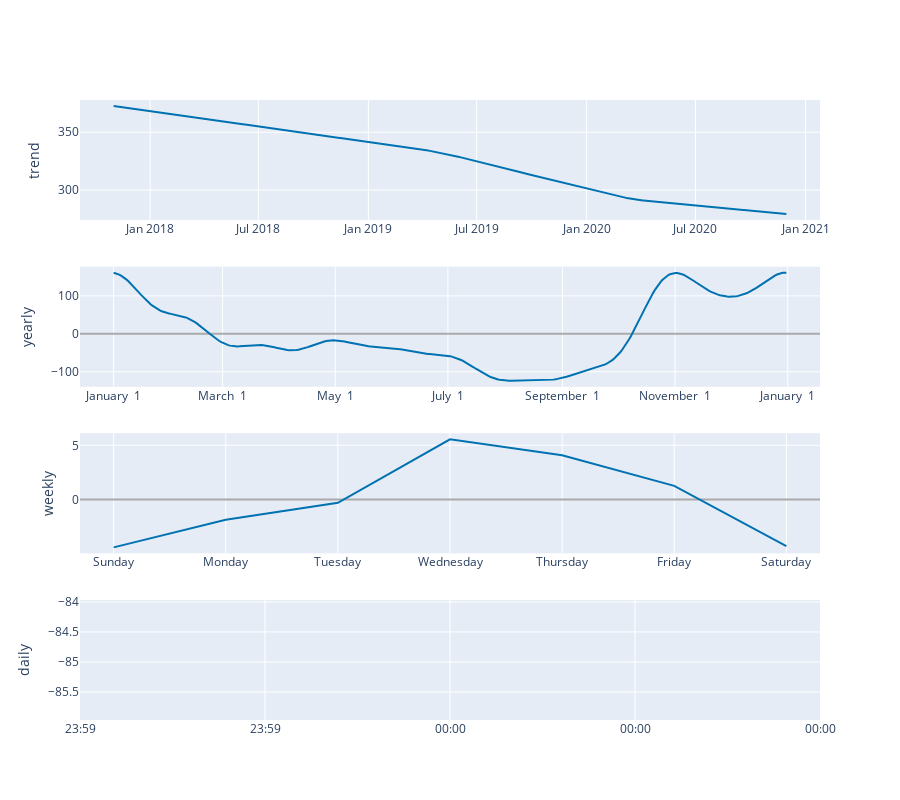

The code cell stored with this chart in its notebook:
### Code cell
plot_components_plotly(m, forecast)

### Figure 1 — Plotly figure (JSON) as saved in the notebook; plotly's stock layout.template omitted (floating-point values rounded to 4 significant figures; data arrays with more than 128 entries replaced by an {"elided": "..."} marker saying what was removed)
{"data": [{"line": {"color": "#0072B2", "width": 2}, "mode": "lines", "name": "trend", "type": "scatter", "x": {"elided": "1126 str values"}, "xaxis": "x", "y": {"elided": "1126 float values"}, "yaxis": "y"}, {"line": {"color": "rgba(0, 114, 178, 0.2)", "width": 0}, "mode": "lines", "name": "trend_upper", "type": "scatter", "x": {"elided": "1126 str values"}, "xaxis": "x", "y": {"elided": "1126 float values"}, "yaxis": "y"}, {"fill": "tonexty", "fillcolor": "rgba(0, 114, 178, 0.2)", "line": {"color": "rgba(0, 114, 178, 0.2)", "width": 0}, "mode": "lines", "name": "trend_lower", "type": "scatter", "x": {"elided": "1126 str values"}, "xaxis": "x", "y": {"elided": "1126 float values"}, "yaxis": "y"}, {"line": {"color": "#0072B2", "width": 2}, "mode": "lines", "name": "yearly", "type": "scatter", "x": {"elided": "365 str values"}, "xaxis": "x2", "y": {"elided": "365 float values"}, "yaxis": "y2"}, {"line": {"color": "#0072B2", "width": 2}, "mode": "lines", "name": "weekly", "type": "scatter", "x": ["2017-01-01T00:00:00", "2017-01-02T00:00:00", "2017-01-03T00:00:00", "2017-01-04T00:00:00", "2017-01-05T00:00:00", "2017-01-06T00:00:00", "2017-01-07T00:00:00"], "xaxis": "x3", "y": [-4.42, -1.871, -0.3094, 5.558, 4.086, 1.254, -4.298], "yaxis": "y3"}, {"line": {"color": "#0072B2", "width": 2}, "mode": "lines", "name": "daily", "type": "scatter", "x": ["2017-01-01T00:00:00"], "xaxis": "x4", "y": [-84.97], "yaxis": "y4"}], "layout": {"height": 800, "showlegend": false, "width": 900, "xaxis": {"anchor": "y", "domain": [0, 1], "range": ["2017-09-05T18:00:00", "2021-01-25T06:00:00"], "type": "date"}, "xaxis2": {"anchor": "y2", "domain": [0, 1], "range": ["2016-12-13T18:54:02.958904115", "2018-01-18T11:04:57.863013581"], "tickformat": "%B %e", "type": "date"}, "xaxis3": {"anchor": "y3", "domain": [0, 1], "range": ["2016-12-31T16:48:00", "2017-01-07T07:12:00"], "tickformat": "%A", "type": "date"}, "xaxis4": {"anchor": "y4", "domain": [0, 1], "range": ["2017-01-01T00:00:00", "2017-01-01T00:00:00"], "tickformat": "%H:%M", "type": "date"}, "yaxis": {"anchor": "x", "domain": [0.8063, 1], "rangemode": "normal", "title": {"text": "trend"}, "zerolinecolor": "#AAA"}, "yaxis2": {"anchor": "x2", "domain": [0.5375, 0.7312], "title": {"text": "yearly"}, "zerolinecolor": "#AAA"}, "yaxis3": {"anchor": "x3", "domain": [0.2687, 0.4625], "title": {"text": "weekly"}, "zerolinecolor": "#AAA"}, "yaxis4": {"anchor": "x4", "domain": [0, 0.1938], "title": {"text": "daily"}, "zerolinecolor": "#AAA"}}}
